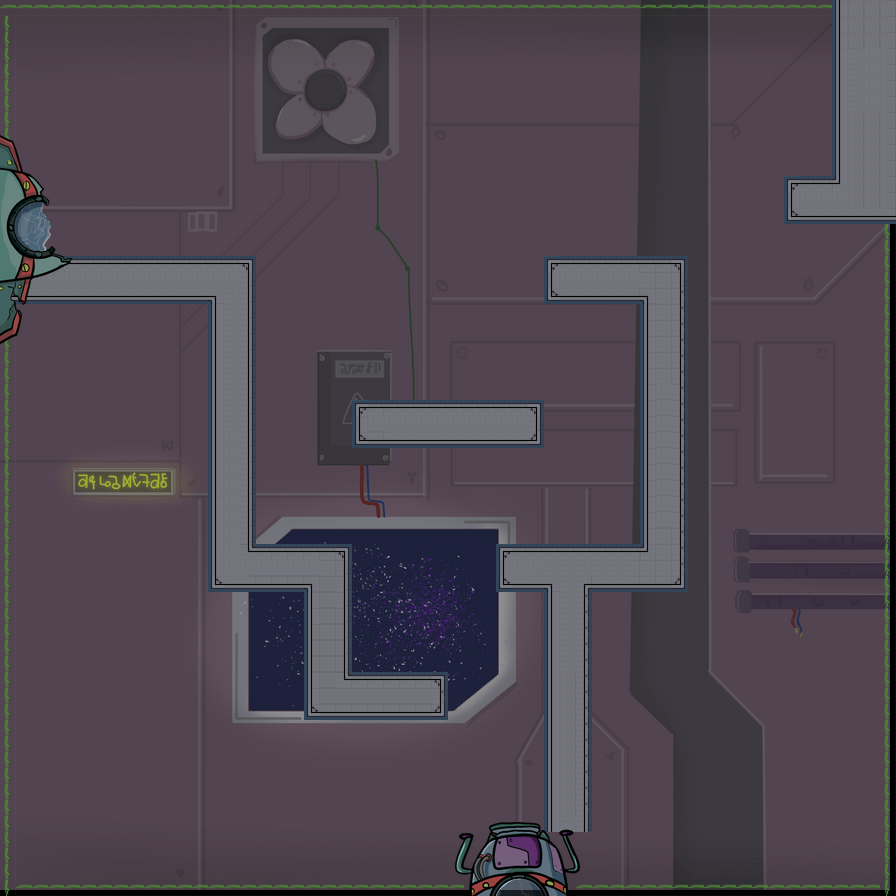

Rendered tile map (Tiled .tmx) drawn with the repository's tilesets; below, a short description and the map source with its tile grids summarised:
An orthogonal 56x56 tile map with 16x16 px tiles, 3 tile layers (Filling, Enviroment, Main tiles), 3 image layers and 6 objects (4x GXPEngine.Boundaries, GXPEngine.Player, GXPEngine.RadioactiveBox).

<map version="1.8" tiledversion="1.8.4" orientation="orthogonal" renderorder="right-down" width="56" height="56" tilewidth="16" tileheight="16" infinite="0" nextlayerid="9" nextobjectid="14">
 <tileset firstgid="1" name="TileSheet16" tilewidth="16" tileheight="16" tilecount="299" columns="13">
  <image source="TileSets/TileSheet16.png" width="208" height="368" />
 </tileset>
 <imagelayer id="6" name="BG">
  <image source="../Backgrounds/background.png" width="912" height="912" />
 </imagelayer>
 <layer id="1" name="Filling" width="56" height="56" locked="1">
  <data>[3136 cells, 0 non-empty, 0 distinct tile ids]</data>
 </layer>
 <layer id="2" name="Enviroment" width="56" height="56">
  <data>[3136 cells, 414 non-empty, 4 distinct tile ids]</data>
 </layer>
 <layer id="3" name="Main tiles" width="56" height="56">
  <data>[3136 cells, 465 non-empty, 17 distinct tile ids]</data>
 </layer>
 <objectgroup id="5" name="Object Layer 1">
  <object id="1" type="GXPEngine.Player" x="95.9202" y="190.844" width="29.6" height="57.6" />
  <object id="5" type="GXPEngine.Boundaries" x="-1.33333" y="1.33333" width="900" height="22.6667" />
  <object id="6" type="GXPEngine.Boundaries" x="-1.33333" y="1.33333" width="18.6667" height="894.667" />
  <object id="7" type="GXPEngine.Boundaries" x="878.667" y="0" width="21.3333" height="898.667" />
  <object id="8" type="GXPEngine.Boundaries" x="-1.33333" y="877.333" width="897.333" height="17.3333" />
  <object id="13" type="GXPEngine.RadioactiveBox" gid="277" x="400" y="608" width="64" height="64" />
 </objectgroup>
 <imagelayer id="7" name="SpaceShip" offsetx="-3" offsety="134">
  <image source="../Backgrounds/spaceship.png" width="75" height="211" />
 </imagelayer>
 <imagelayer id="8" name="EscapePod" offsetx="455" offsety="822">
  <image source="../Backgrounds/escapepod2.png" width="125" height="162" />
 </imagelayer>
</map>